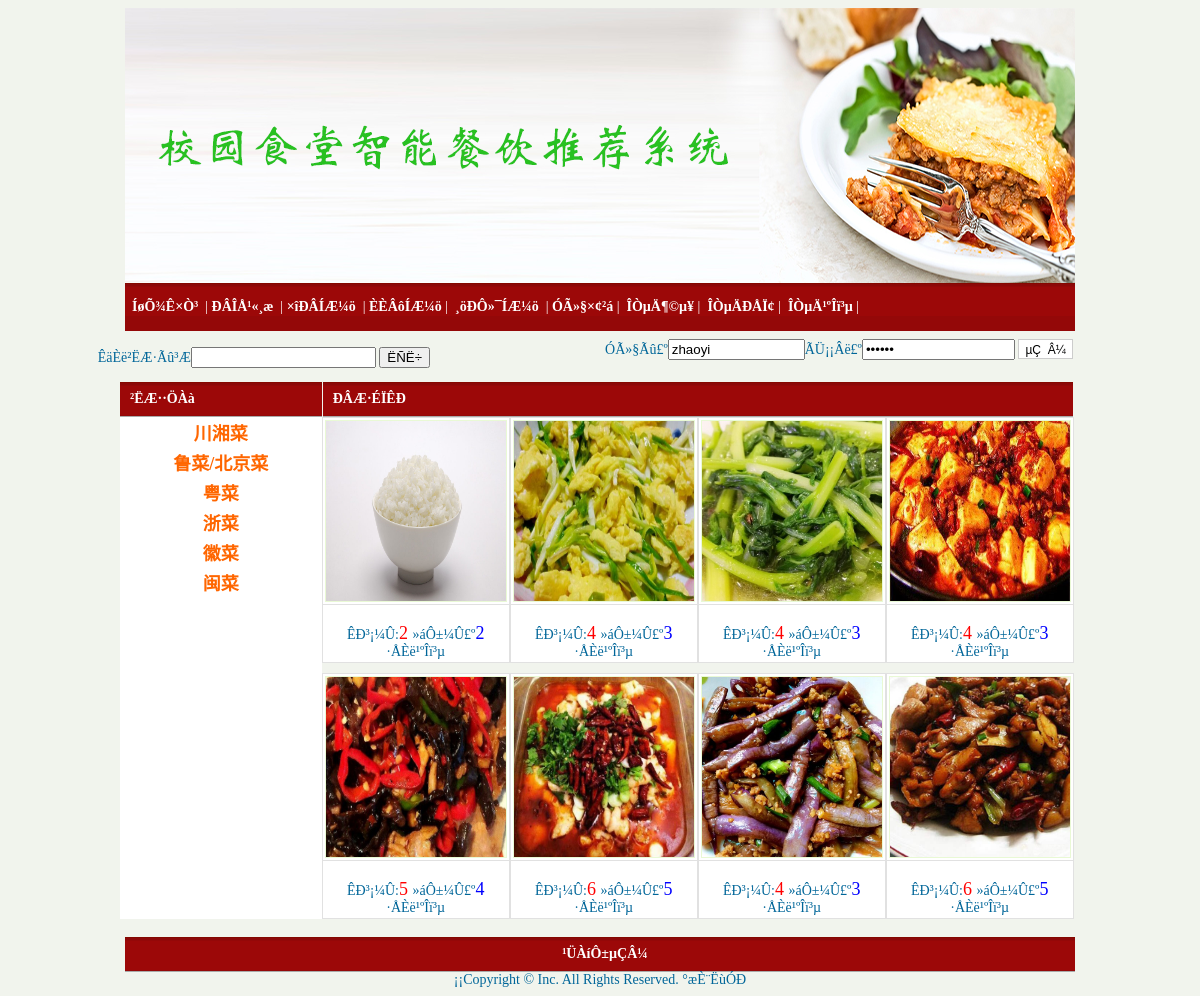
The page / on the database its author committed.
### tables this page shows
CREATE TABLE `leibie` (
  `id` int(10) NOT NULL AUTO_INCREMENT,
  `name` varchar(50) NOT NULL,
  PRIMARY KEY (`id`)
);

CREATE TABLE `goods` (
  `id` int(4) NOT NULL AUTO_INCREMENT,
  `name` varchar(25) DEFAULT NULL COMMENT '外卖名称',
  `jianjie` mediumtext COMMENT '外卖介绍',
  `xinghao` varchar(25) DEFAULT NULL COMMENT '外卖型号',
  `tupian` varchar(200) DEFAULT NULL COMMENT '外卖图片',
  `shuliang` int(4) DEFAULT NULL COMMENT '外卖数量',
  `cishu` int(4) DEFAULT NULL COMMENT '卖出次数',
  `huiyuanjia` varchar(25) DEFAULT NULL COMMENT '会员价',
  `shichangjia` varchar(25) DEFAULT NULL COMMENT '市场价',
  `leibie` varchar(25) DEFAULT NULL COMMENT '类别',
  `addtime` timestamp NOT NULL DEFAULT CURRENT_TIMESTAMP COMMENT '添加时间',
  `hits` int(11) NOT NULL DEFAULT '1',
  PRIMARY KEY (`id`)
);

### index.php (the view, shortened to what this page needs)
<?php
require("header.php");
?>
<TABLE cellSpacing=0 cellPadding=0 width=960 align=center border=0>
  <TBODY>
  <TR>
    <TD width=200  align=left vAlign=top bgColor=#ffffff class=b>
<?php
require("index_left.php");
?>
    </TD>
		                      <TD width=750 align=left vAlign=top class=b>
		                        <table width="750" border="0" cellpadding="0" cellspacing="0">
		    		<td height="167">
<table width=750 border="0" cellspacing="0" cellpadding="0" align="center">
 <tr>
    <td width="750" height="34" class="menu_bar">ÐÂÆ·ÉÏÊÐ</td>
  </tr></table>
  <table width=750 border="0" cellspacing="0" cellpadding="0" align="center">
  <tr>
        <tr>
        <?php
$sql="select * from goods order by id DESC limit 0,8";
$res=mysql_query($sql);
$i=0;
while($data=mysql_fetch_array($res))
{
if($i%4==0 &&$i!=0) echo "</tr><tr><td colspan=5 height=10></td></tr><tr>";
	$i++;
?>
          <td ><TABLE  border=0 align="center" cellPadding=2 cellSpacing=1 bgColor=#e1e1e1 onMouseOver="this.style.backgroundColor='#FF6600'" onMouseOut="this.style.backgroundColor=''">
            <TBODY>
              <TR>
                <TD bgColor=#ffffff align=center>
              <a href="goodsDetail.php?goodsId=<?php echo $data[id]?>"><img src="<?php echo $data[tupian]?>"  width="180" height="180"   style="border:1px solid #E9F9D5;"></a>
                  </TD>
                </TR>
                <TR>
                <TD width=180 bgColor=#ffffff align=center>
             <br>ÊÐ³¡¼Û:<font size=+1 color="#FF0000"><?php  echo $data[shichangjia];?> </font>»áÔ±¼Û£º<font size=+1 color="blue"><?php  echo $data[huiyuanjia];?></font><br><a href="cart.php?id=<?php  echo $data[id];?>">·ÅÈë¹ºÎï³µ</a>
                  </TD>
                </TR>
              </TBODY>
      </table></td>
      <?php
	  }
	  ?>
</tr>
</table>
</td>
		</table>
  </table><td width="1" background="image/bgbg.gif"></td></table> </TD>
<?php
require("footer.php");
?>
</body>
</html>

### header.php (shortened to what this page needs)
 <html>
<head>
<link rel="stylesheet" type="text/css" href="css/font.css">
  </head>
  <body>
<table width="1150" border="0" align="center" cellpadding="0" cellspacing="0">
  <tr>
    <td height="119"  align="center">
<img src="images/logo.png">
	</td>
      </tr>
    </table>
    <table width="950" border="0" align="center" cellpadding="0" cellspacing="0">
  <tr>
    <td width="950" height="48" background="images/navbg.gif"  >&nbsp;
    	<a href="index.php" style="color:#fff;font-size:14px;font-weight:bold">ÍøÕ¾Ê×Ò³</a>&nbsp; <font color=white>|</font>
    	<a href="notice.php" style="color:#fff;font-size:14px;font-weight:bold">ÐÂÎÅ¹«¸æ</a>&nbsp; <font color=white>|</font>
    	<a href="all.php" style="color:#fff;font-size:14px;font-weight:bold">×îÐÂÍÆ¼ö</a>&nbsp; <font color=white>|</font>
    	<a href="hot.php" style="color:#fff;font-size:14px;font-weight:bold">ÈÈÂôÍÆ¼ö</a>&nbsp;<font color=white>|</font>&nbsp;
    	<a href="tuijianhot" style="color:#fff;font-size:14px;font-weight:bold">¸öÐÔ»¯ÍÆ¼ö</a>&nbsp; <font color=white>|</font>
    	<a href="reg.php"style="color:#fff;font-size:14px;font-weight:bold">ÓÃ»§×¢²á</a>&nbsp;<font color=white>|</font>&nbsp;
    	<a href="myorder.php" style="color:#fff;font-size:14px;font-weight:bold">ÎÒµÄ¶©µ¥</a>&nbsp;<font color=white>|</font>&nbsp;
    	<a href="user.php" style="color:#fff;font-size:14px;font-weight:bold">ÎÒµÄÐÅÏ¢</a>&nbsp;<font color=white>|</font>&nbsp;
    	<a href="cart.php" style="color:#fff;font-size:14px;font-weight:bold">ÎÒµÄ¹ºÎï³µ</a>&nbsp;<font color=white>|</font>&nbsp;
    	 </td>
  </tr>
</table>
<table width="1150" border="0" align="center" cellpadding="0" cellspacing="0">
  <tr>
    <td height="30"  align="center"><br>
	<form id="searchForm" action="./search.php" method="post">
					ÊäÈë²ËÆ·Ãû³Æ<input class="inputText" id="goodsName" size="20" onKeyPress="if(event.keyCode==13){searchFormSubmit();return false;}" name="goodsName" type="text" />
					<input type="submit" value="ËÑË÷">
		</form></td>
        <td height="30" align="center">
<?php
if($_SESSION[login]=="")
{
?><form action="login.php?act=login" name="userLogin" method="post" onSubmit="return login()">ÓÃ»§Ãû£º<input class="input" id="username" title="ÓÃ»§Ãû²»ÄÜÎª¿Õ" size="14" name="userName" type="text" value="zhaoyi" />ÃÜ¡¡Âë£º<input class="input" title="ÃÜÂë²»ÄÜÎª¿Õ" type="password" size="16" name="userPw" value="123456"/>  <input type="submit" value="µÇ  Â¼"  style="border:#ccc 1px solid; background-color:#FFFFFF; font-size:12px; padding-top:3px;" />
<?php
}  else
  {
   ?>
			     »¶Ó­Äú£º<?php  echo $_SESSION[login]?> &nbsp;&nbsp;<a href="./myorder.php">ÎÒµÄ¶©µ¥</a>&nbsp;&nbsp;
			    <a href="./logout.php">°²È«ÍË³ö</a>  &nbsp;&nbsp;&nbsp;&nbsp;
<?php
	}
	?>
</td>
  </tr>
</table></form>

### index_left.php
<TABLE border=0 cellPadding=0 cellSpacing=0 width="180">
  <TBODY>
            <table width=100% cellspacing="0" cellpadding="0" border="0">
			<tr>
          <TD width="180" height="35" class="menu_bar">²ËÆ··ÖÀà</TD>
        </tr>
<?php
$sql="select * from leibie ";
$res=mysql_query($sql);
while($a=mysql_fetch_array($res))
{
?>
              <tr align="center">
                <td height="30" colspan=3  style="CURSOR: hand" onMouseOver="this.bgColor='#FFFFFF';" onMouseOut="this.bgColor='#FFFFFF';"><font color="#FFFFFF"><a href=cat.php?leibie=<?php echo $a[id]?>><b><font color="#FF6600" size=+1><?php echo $a[name]?></font></b></a></font></td>
              </tr>
<?php
}
	?>
              <tr>
                <td colspan=3 height=1 background="images/bj_x1.gif" ></td>
              </tr>
            </table>

### footer.php (shortened to what this page needs)
<br><table width="950" height="20"  border="0" align="center" cellpadding="0" cellspacing="0">
  <tr>
    <td align="center" class="menu_bar" class="whitefont"><a href="admin/login.php" style="color:#fff">¹ÜÀíÔ±µÇÂ¼</a></td>
  </tr>
</table><TABLE cellSpacing=0 cellPadding=0 width="960" align="center" border=0>
  <TBODY>
    <TR>
      <TD width="960" align="center" vAlign=top class=b><table width="100%" align="center" border="0" cellspacing="0" cellpadding="0"  bordercolor="#CCCCCC">
      <td align="center" >¡¡Copyright &copy;  Inc. All Rights  Reserved.  °æÈ¨ËùÓÐ<br>
      </td>
  </tr>
      </table>

### rows shown on the page
leibie: name "川湘菜"
leibie: name "鲁菜/北京菜"
leibie: name "粤菜"
leibie: name "浙菜"
leibie: name "徽菜"
leibie: name "闽菜"
goods: tupian (picture), shichangjia "2", huiyuanjia "2"
goods: tupian (picture), shichangjia "4", huiyuanjia "3"
goods: tupian (picture), shichangjia "4", huiyuanjia "3"
goods: tupian (picture), shichangjia "4", huiyuanjia "3"
goods: tupian (picture), shichangjia "5", huiyuanjia "4"
goods: tupian (picture), shichangjia "6", huiyuanjia "5"
goods: tupian (picture), shichangjia "4", huiyuanjia "3"
goods: tupian (picture), shichangjia "6", huiyuanjia "5"
